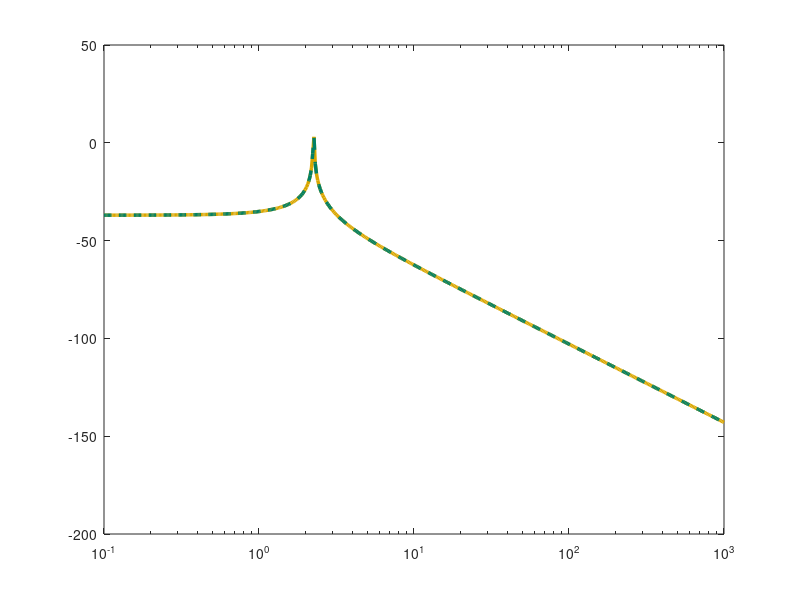

The MATLAB script that drew this image: (Note: this script raises an error after producing the figure.)
K = 1/71; T = sqrt(14/71);
sys = tf(1, [14 0 71]);
w = logspace(-1, 3, 500);

A_theory = K ./ abs(1-w.^2*T^2);
A_dB = 20*log10(A_theory);

[mag, phase] = bode(sys, w);
mag = squeeze(mag);
mag_dB = 20*log10(mag);

figure('Position', [100 100 900 400], 'Color','white');
semilogx(w, A_dB,  'Color', [0.85, 0.65, 0], 'LineStyle', '-', 'LineWidth', 2.5);
hold on;
semilogx(w, mag_dB, 'Color', [0, 0.5, 0.4], 'LineStyle', '--', 'LineWidth', 2.5);

ax = gca; ax.LineWidth = 1.5; ax.FontSize = 13;
ax.XColor = [0.3 0.3 0.3]; ax.YColor = [0.3 0.3 0.3];
ax.GridColor = [0.9 0.9 0.9]; ax.GridAlpha = 0.4;
ax.MinorGridColor = [0.95 0.95 0.95]; ax.MinorGridAlpha = 0.2;
grid on; grid minor; box on; xlim([-0.1, 10]);


xlabel('\omega'); ylabel('L(\omega)');
legend('L_{theor}', 'L_{sys}', 'Location','northeast','FontSize',15);
set(findall(gcf, '-property', 'FontName'), 'FontName', 'DejaVu Math TeX Gyre');
exportgraphics(gcf, '../../../images/task4/freq/lach4.png', 'Resolution', 500);
